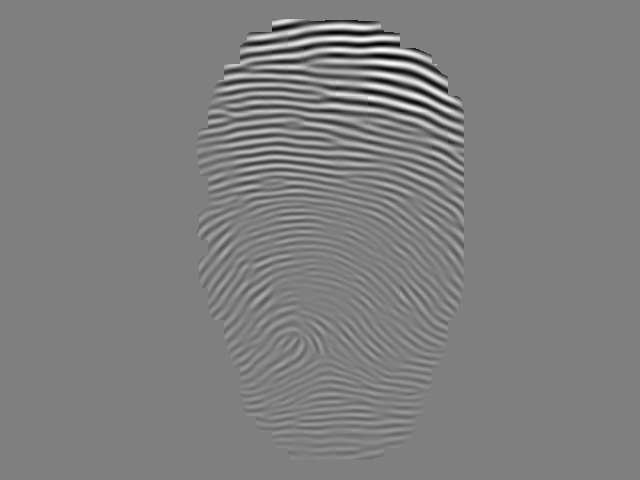
%> input picture 大三上/数图/大作业二/data/输入/r96_4.bmp, 640 x 480 px
$ octave fg22.m   (GNU Octave 9; MATLAB toolbox functions it lacks are replaced by stand-ins)
%> lines starting %> are read from the running program, lines starting %| are printed output that depends on the picture; in (x1, y1, x2, y2) boxes, pixels count from 0 and x2, y2 are one past the last pixel; in counts of white or black regions, pixels touching at a corner belong together; the program's own positions count from 1
I=imread('..\data\输入\r96_4.bmp');
%> I is the input picture: size 480x640 uint8; min 0, max 255, mean 127.1
figure;
imshow(I);
I=im2double(I);
%> I: size 480x640 double
[M,N]=size(I);
%> M = 480; N = 640
%二值化
for i=1:M
    for j=1:N
        if I(i,j)<0.4981 && I(i,j)>0.498
            I(i,j)=1;
        end
    end
end
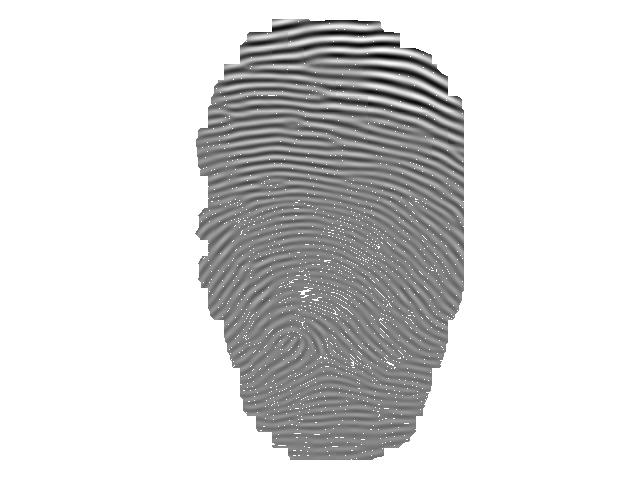
%> I: size 480x640 double; min 0, max 1, mean 0.844
I=imbinarize(I,0.5);
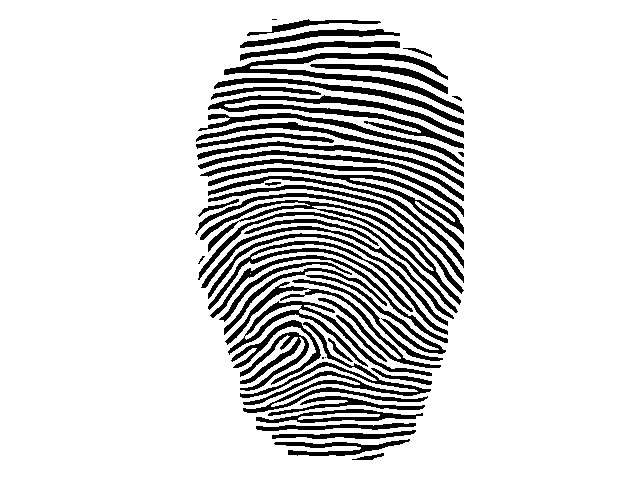
%> I: size 480x640 logical; 84.6% white; 52 black regions (5 under 20 px), largest, box (x1, y1, x2, y2) and area: (208, 95, 464, 149) 2831, (240, 322, 431, 413) 2671, (224, 53, 464, 114) 2467
figure;
imshow(I);
%形态学处理
se=strel('square',2);
I=imopen(I,se);
%> I: size 480x640 logical; 84.6% white; 48 black regions (3 under 20 px), largest, box (x1, y1, x2, y2) and area: (231, 320, 431, 413) 3551, (208, 95, 464, 149) 2834, (224, 53, 464, 114) 2467
I=~bwareaopen(~I,50);
I=bwareaopen(I,10);
figure;
imshow(I);

%细化
Ibw = ~bwmorph(~I, 'thin', 5);
%> Ibw: size 480x640 logical; 96.6% white; black in thin lines or dots, all inside (x1, y1, x2, y2) = (195, 21, 464, 460)
figure;
imshow(Ibw);
%细化后处理
%连接断裂
se=strel('square',2);
Ibw=imerode(Ibw,se);
%> Ibw: size 480x640 logical; 91.9% white; black in thin lines or dots, all inside (x1, y1, x2, y2) = (194, 20, 464, 460)
Ibw=imerode(Ibw,se);
%> Ibw: size 480x640 logical; 87.3% white; 39 black regions, largest, box (x1, y1, x2, y2) and area: (222, 267, 445, 375) 5179, (229, 321, 430, 412) 3568, (200, 199, 460, 305) 1968
Ibw = ~bwmorph(~Ibw, 'thin', inf);
%> Ibw: size 480x640 logical; 96.6% white; black in thin lines or dots, all inside (x1, y1, x2, y2) = (194, 20, 463, 459)
%去除桥接
B1=[0,1,1,0;0,0,1,0;0,0,1,0;0,0,1,0];
B2=[1,0,0,1;1,1,0,1;1,1,0,1;1,1,0,1];
hm=bwhitmiss(~Ibw,B1,B2);
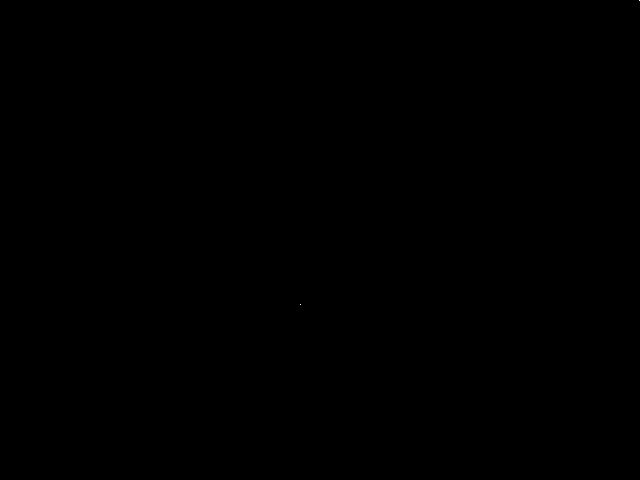
%> hm: size 480x640 logical; 0% white in thin lines or dots, all inside (x1, y1, x2, y2) = (300, 0, 640, 305)
[x,y]=find(hm==1);
%> x = [305; 1]; y = [301; 640]
Ibw(x(1)-1,y(1))=1;
Ibw(x(1)-1:x(1)+2,y(1)+1)=1;
Ibw(x(1)-2,y(1):y(1)+1)=0;
Ibw(x(1)+3,y(1)+1)=0;

B1=[0,0,0,0,0;1,0,0,0,0;1,1,1,1,1;0,0,0,0,0;0,0,0,0,0];
B2=[1,1,1,1,1;0,1,1,1,1;0,0,0,0,0;1,1,1,1,1;1,1,1,1,1];
hm=bwhitmiss(~Ibw,B1,B2);
%> hm: size 480x640 logical; 0% white in thin lines or dots, all inside (x1, y1, x2, y2) = (231, 119, 420, 391)
[x,y]=find(hm==1);
%> x = [120; 205; 391]; y = [232; 308; 420]
Ibw(x(2),y(2)-2:y(2)+5)=1;
Ibw(x(2)-1,y(2)-2)=1;
Ibw(x(2)+1,y(2)+3)=1;
Ibw(x(2)-2,y(2)-2:y(2)+5)=0;
Ibw(x(2)+2,y(2)-2:y(2)+3)=0;
%剪枝
C = ~Pruning(~Ibw, 5);
%> after the loop in Pruning, `for k = 1:len`:
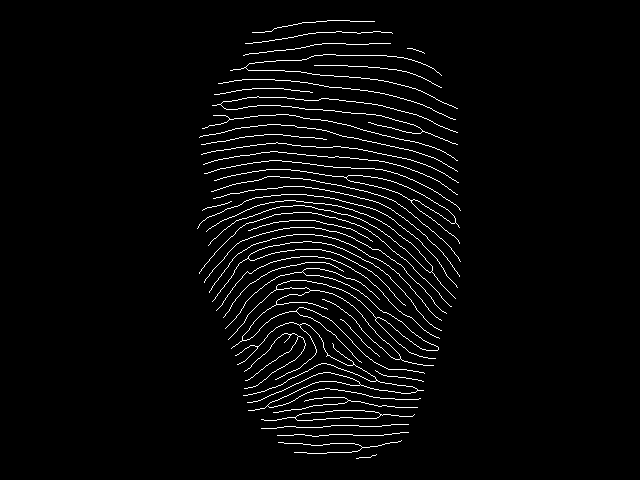
%> X1: size 480x640 logical; 3.3% white in thin lines or dots, all inside (x1, y1, x2, y2) = (197, 20, 461, 459)
%> after the loop in Pruning, `for m = 1:size(B,1)`: X2: size 480x640 logical; 0.03% white in thin lines or dots, all inside (x1, y1, x2, y2) = (197, 21, 461, 459)
%> after the loop in Pruning, `for k = 1:len`:
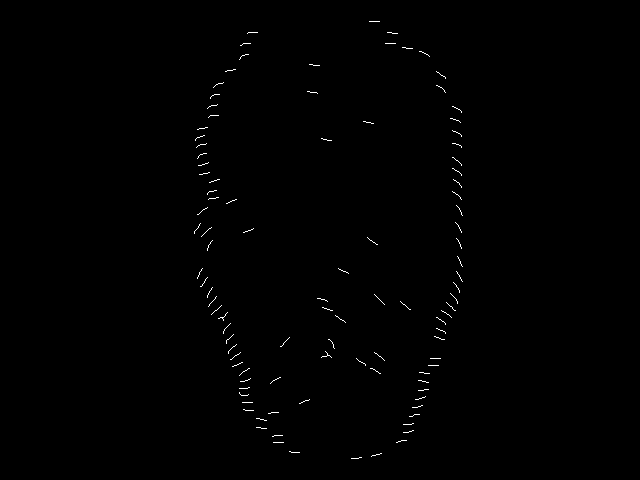
%> X3: size 480x640 logical; 0.38% white in thin lines or dots, all inside (x1, y1, x2, y2) = (194, 21, 463, 459)
figure;
imshow(C);

%细节点检测
Icn=zeros(size(I));
for i=2:M-1
    for j=2:N-1
        if C(i,j)==0
            cn=abs(C(i-1,j)-C(i-1,j-1))+abs(C(i-1,j+1)-C(i-1,j))+abs(C(i,j+1)-C(i-1,j+1))...
            +abs(C(i+1,j+1)-C(i,j+1))+abs(C(i+1,j)-C(i+1,j+1))+abs(C(i+1,j-1)-C(i+1,j))...
            +abs(C(i,j-1)-C(i+1,j-1))+abs(C(i-1,j-1)-C(i,j-1));
            Icn(i,j)=cn/2;
        end
    end
end
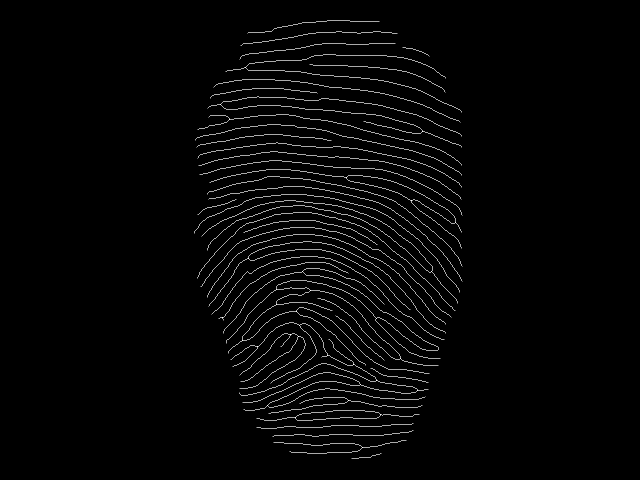
%> Icn: size 480x640 double; min 0, max 3, mean 0.0682; drawn with min black and max white
%> after the loop, cn = 4
figure;
imshow(C);
%标注
[row,col]=find(Icn==1);
%> row = 106 values from 22 to 459; col = 106 values from 195 to 463
hold on, plot(col,row,'gs','MarkerSize',10)
[row,col]=find(Icn==3);
%> row = 32 values from 68 to 448; col = 32 values from 221 to 456
hold on, plot(col,row,'rs','MarkerSize',10)
%> after `plot(col,row,'rs','MarkerSize',10)`:
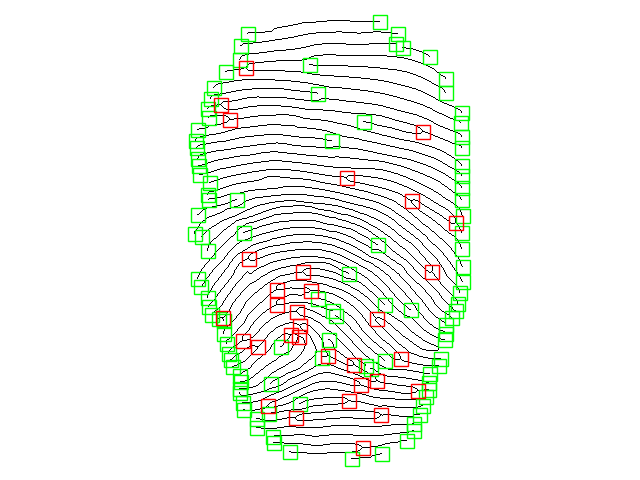
%> figure redrawn from the program's plot data

%去掉边缘细节点
fun2 = @(x) std2(x);
%> the run ends on the next line
Is = nlfilter(I,[3 3],fun2);
% [30 lines not run here, left out]
function C = Pruning(A, len)

B = CreateEndpointSE();
X1 = A;
for k = 1:len
    endpoints = false(size(A));
    for m = 1:size(B,1)
        endpoints = endpoints | bwhitmiss(X1, B{m,1}, B{m,2});
    end
    X1(endpoints) = 0;
end

X2 = false(size(A));
for m = 1:size(B,1)
    endpoints = bwhitmiss(X1, B{m,1}, B{m,2});
    X2(endpoints) = 1;
end

se = strel(ones(3,3));
X3 = X2;
for k = 1:len
    X3 = imdilate(X3, se) & A;
end

C = X3 | X1;
end

%--------------------
function B = CreateEndpointSE()
B{1,1} = [0 0 0; 1 1 0; 0 0 0];
B{1,2} = [0 1 1; 0 0 1; 0 1 1];
for k = 2:4
    B{k,1} = rot90(B{k-1,1});
    B{k,2} = rot90(B{k-1,2});
end
B{5,1} = [1 0 0; 0 1 0; 0 0 0];
B{5,2} = [0 1 1; 1 0 1; 1 1 1];
for k = 6:8
    B{k,1} = rot90(B{k-1,1});
    B{k,2} = rot90(B{k-1,2});
end
end

$ run again, with 大三上/数图/大作业二/data/输入/r2_5.bmp copied over 大三上/数图/大作业二/data/输入/r96_4.bmp
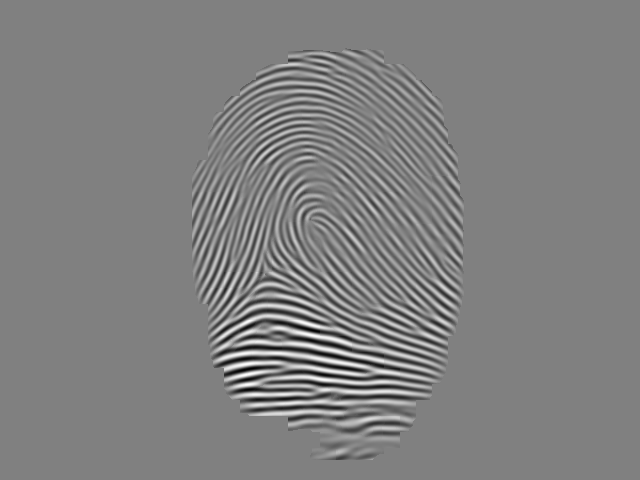
%> input picture 大三上/数图/大作业二/data/输入/r2_5.bmp, 640 x 480 px
%> I is the input picture: size 480x640 uint8; min 0, max 255, mean 128.1
%> `I=imbinarize(I,0.5);`:
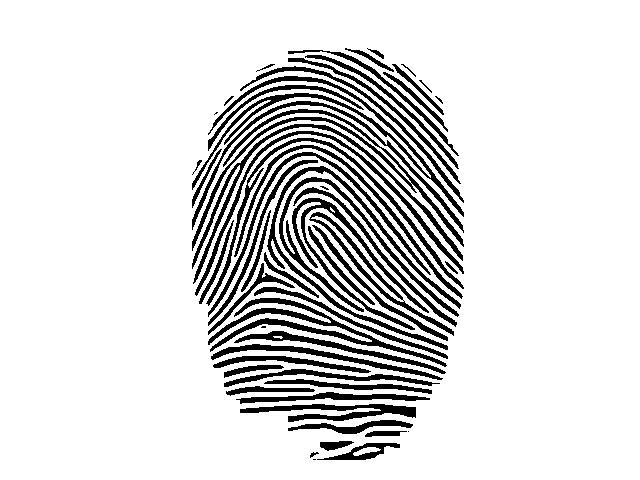
%> I: size 480x640 logical; 85.9% white; 58 black regions (6 under 20 px), largest, box (x1, y1, x2, y2) and area: (192, 76, 464, 217) 2495, (208, 298, 447, 367) 2473, (267, 166, 461, 350) 2215
%> `Ibw = ~bwmorph(~Ibw, 'thin', inf);`:
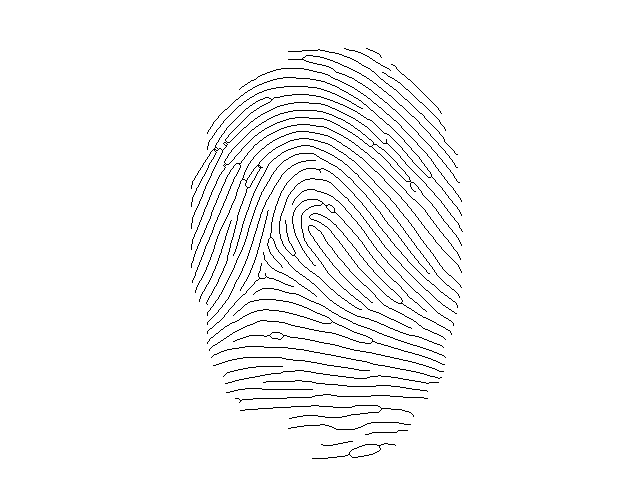
%> Ibw: size 480x640 logical; 96.9% white; black in thin lines or dots, all inside (x1, y1, x2, y2) = (191, 48, 463, 459)
%> hm: size 480x640 logical; 0% white in thin lines or dots, all inside (x1, y1, x2, y2) = (639, 0, 640, 1)
%> x = 1; y = 640
